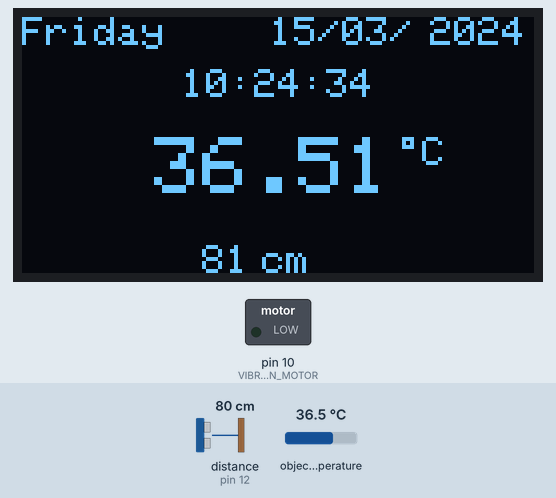
A sketch run on a simulated Arduino Uno, built with avr-gcc and run on an emulated ATmega328P. Parts: 128×64 one-colour display, switched loads named in the sketch (green lamp = pin HIGH). Inputs (shaded band) come from the test bench; at power-on: distance to the obstacle (sensor on pin 12) 80 cm, object temperature 36.5 °C. The echo pulse lasts 58.3 µs per cm; the local clock reads 2024-03-15 10:24:30 at power-on unless the sketch sets it; pins used as bus, display or sensor lines are not drawn; what the sketch prints to the serial monitor is not drawn.

Above: at 4.3 s.
4.4 s: distance to the obstacle (sensor on pin 12) set to 2 cm
At 6.1 s:
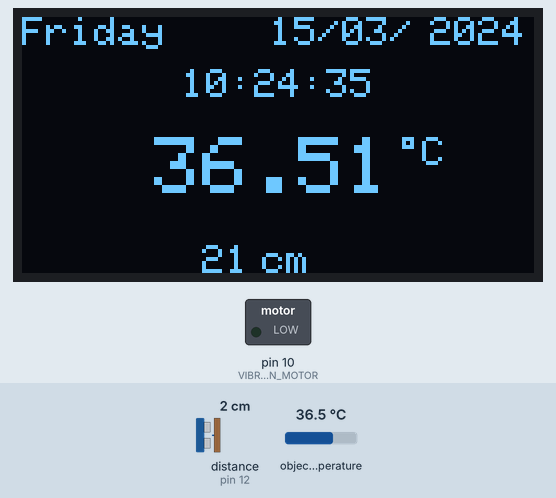
6.9 s: object temperature set to 20 °C
At 8.0 s:
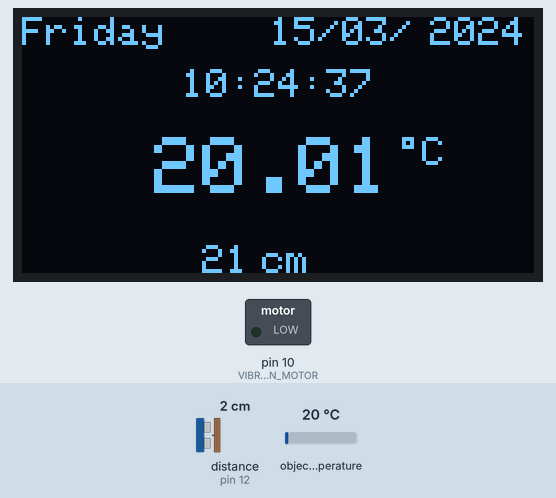
9.7 s: distance to the obstacle (sensor on pin 12) set to 4 cm
At 11.7 s:
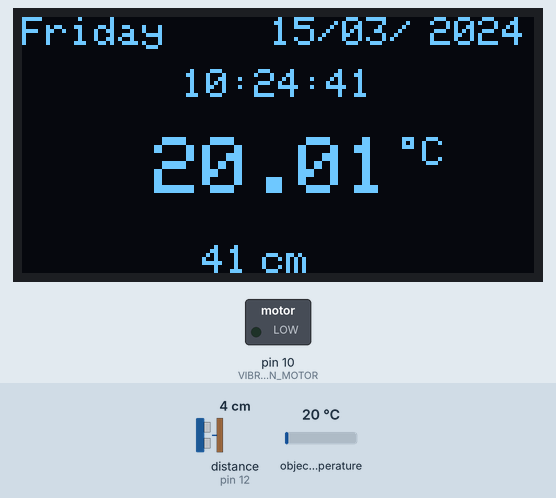
11.9 s: object temperature set to 26 °C
At 12.5 s:
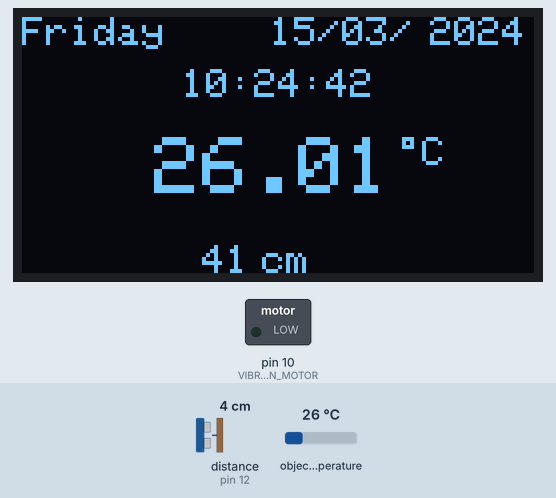
14.8 s: distance to the obstacle (sensor on pin 12) set to 9 cm
At 16.8 s:
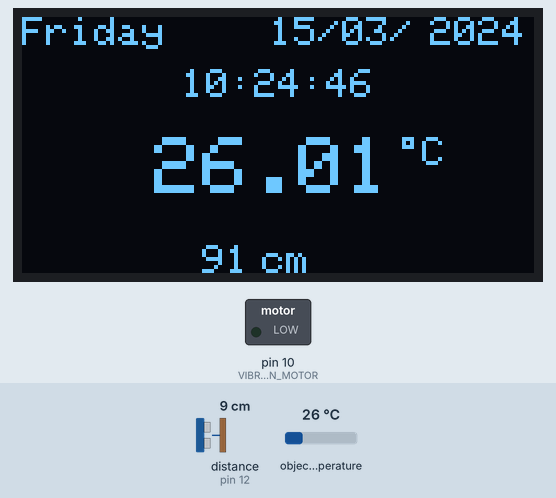
17.0 s: object temperature set to 32 °C
At 18.0 s:
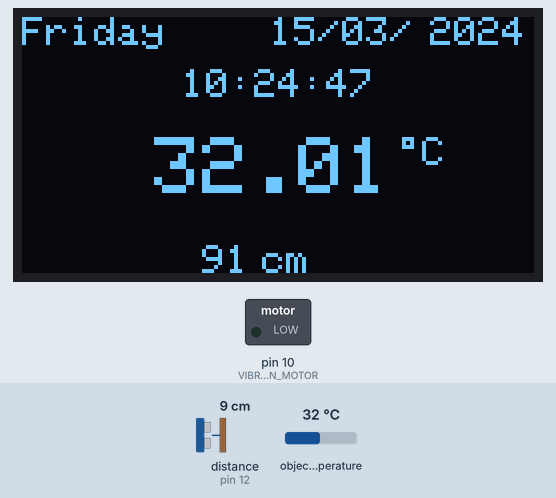
Timing chart, 0 to 20.0 s (numbered marks = the images above; inputs shaded):
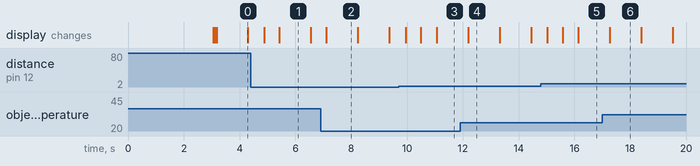

The sketch:

asf_code.ino
```cpp
#include <NewPing.h>
#include <Adafruit_MLX90614.h>
#include <SPI.h>
#include <Wire.h>
#include <Adafruit_GFX.h>
#include <Adafruit_SSD1306.h>
#include "RTClib.h"

// Global variables and definitions
char *typeName[] = {"Object:", "Ambient:"};
Adafruit_MLX90614 mlx = Adafruit_MLX90614();
RTC_DS3231 rtc;
char daysOfTheWeek[7][12] = {"Sunday", "Monday", "Tuesday", "Wednesday", "Thursday", "Friday", "Saturday"};

#define SCREEN_WIDTH 128      // OLED display width, in pixels
#define SCREEN_HEIGHT 64      // OLED display height, in pixels
#define OLED_RESET 4          // Reset pin for the OLED display
#define VIBRATION_MOTOR 10    // Pin for the vibration motor
#define TRIGGER_PIN 11        // Ultrasonic sensor trigger pin
#define ECHO_PIN 12           // Ultrasonic sensor echo pin
#define MAX_DISTANCE 100      // Maximum distance for the ultrasonic sensor in cm
#define VCC2 2                // Additional VCC (5V) for the ultrasonic sensor

NewPing sonar(TRIGGER_PIN, ECHO_PIN, MAX_DISTANCE);
Adafruit_SSD1306 display(SCREEN_WIDTH, SCREEN_HEIGHT, &Wire, OLED_RESET);

void setup() {
  // Setup pins and initialize components
  pinMode(VCC2, OUTPUT);                // Extra VCC for ultrasonic sensor
  digitalWrite(VCC2, HIGH);             // Set extra VCC to HIGH (5V)
  pinMode(VIBRATION_MOTOR, OUTPUT);     // Pin for vibration motor
  Serial.begin(9600);                   // Start serial communication
  delay(3000);                          // Wait for console opening

  // Initialize RTC
  if (!rtc.begin()) {
    Serial.println("Couldn't find RTC");
    while (1);
  }
  if (rtc.lostPower()) {
    Serial.println("RTC lost power, setting time.");
    rtc.adjust(DateTime(F(__DATE__), F(__TIME__))); // Set RTC to compile time
  }

  // Initialize OLED display
  display.begin(SSD1306_SWITCHCAPVCC, 0x3C);  // Initialize with I2C address 0x3C
  display.clearDisplay();
  display.display();                           // Display buffer content
  display.setTextColor(WHITE, BLACK);
  display.drawRect(95, 30, 3, 3, WHITE);      // Degree symbol ( ° )
  draw_text(60, 57, "cm", 1);
  draw_text(100, 30, "C", 1);

  // Check temperature and control vibration motor
  if (mlx.readObjectTempC() >= 37.5) {
    digitalWrite(VIBRATION_MOTOR, HIGH);
  } else {
    digitalWrite(VIBRATION_MOTOR, LOW);
  }
}

void loop() {
  DateTime now = rtc.now();
  int distanceCM = sonar.ping_cm();           // Get distance in cm

  // Display date
  display.setTextSize(1);
  display.setCursor(0, 0);
  display.print(daysOfTheWeek[now.dayOfTheWeek()]);

  char currentDate[16];
  sprintf(currentDate, "%02d/%02d/", now.day(), now.month()); // Leading zeros for day and month
  display.setCursor(62, 0);
  display.print(currentDate);

  display.setCursor(102, 0);
  display.print(now.year(), DEC);

  // Display time
  char buffer[16];
  sprintf(buffer, "%02d:%02d:%02d", now.hour(), now.minute(), now.second());
  display.setCursor(40, 13);
  display.setTextSize(1);
  display.print(buffer);

  // Display temperature
  display.setTextSize(2);
  display.setCursor(33, 30);
  display.print(mlx.readObjectTempC());
  display.display();

  // Display distance
  display.setTextSize(1);
  display.setCursor(45, 57);
  display.print(distanceCM);
  display.display();

  // Output to Serial
  Serial.println(distanceCM);
  Serial.println(mlx.readObjectTempC());

  delay(500);  // Delay for half a second
}

// Function to display text on the OLED
void draw_text(byte x_pos, byte y_pos, char *text, byte text_size) {
  display.setCursor(x_pos, y_pos);
  display.setTextSize(text_size);
  display.print(text);
  display.display();
}
```

Measured:
- what the display in image 2 shows lasts 1.1 s, from 7.1 s to 8.2 s
